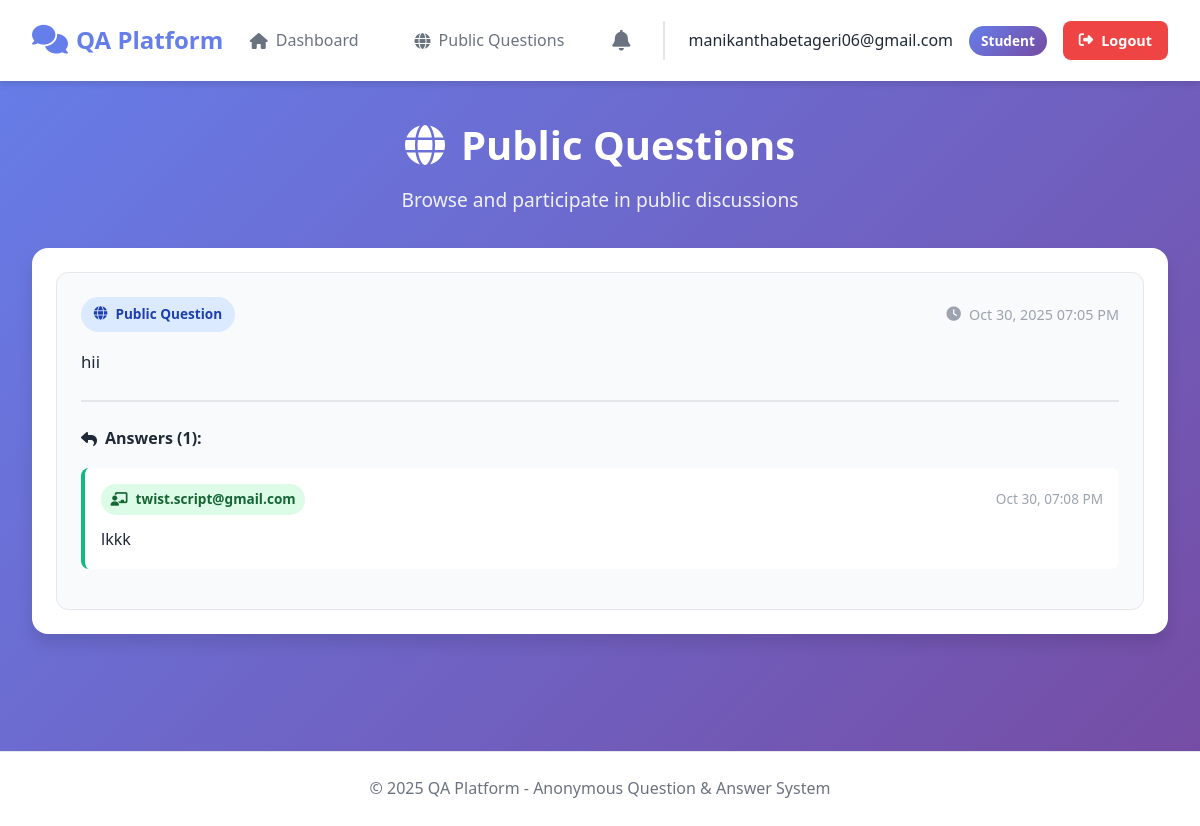
The app's page /public-questions (signed in) with its own data.
### models.py (models this page shows, shortened)
class User(UserMixin, db.Model):
    __tablename__ = 'users'
    id = db.Column(db.Integer, primary_key=True)
    email = db.Column(db.String(120), unique=True, nullable=False, index=True)
    password_hash = db.Column(db.String(255), nullable=False)
    user_type = db.Column(db.String(20), nullable=False)  # 'student' or 'staff'
    is_verified = db.Column(db.Boolean, default=False)
    is_blocked = db.Column(db.Boolean, default=False)
    created_at = db.Column(db.DateTime, default=datetime.utcnow)
    last_login = db.Column(db.DateTime)
    questions_asked = db.relationship('Question', backref='author', lazy=True, foreign_keys='Question.student_id')
    answers_given = db.relationship('Answer', backref='answerer', lazy=True)
    notifications = db.relationship('Notification', backref='recipient', lazy=True)

class Question(db.Model):
    __tablename__ = 'questions'
    id = db.Column(db.Integer, primary_key=True)
    content = db.Column(db.Text, nullable=False)
    is_public = db.Column(db.Boolean, default=True)
    student_id = db.Column(db.Integer, db.ForeignKey('users.id'), nullable=False)
    staff_id = db.Column(db.Integer, db.ForeignKey('users.id'), nullable=True)  # For private questions
    created_at = db.Column(db.DateTime, default=datetime.utcnow)
    is_answered = db.Column(db.Boolean, default=False)
    answers = db.relationship('Answer', backref='question', lazy=True, cascade='all, delete-orphan')

class Answer(db.Model):
    __tablename__ = 'answers'
    id = db.Column(db.Integer, primary_key=True)
    content = db.Column(db.Text, nullable=False)
    question_id = db.Column(db.Integer, db.ForeignKey('questions.id'), nullable=False)
    staff_id = db.Column(db.Integer, db.ForeignKey('users.id'), nullable=False)
    created_at = db.Column(db.DateTime, default=datetime.utcnow)

### routes.py (the view)
@main.route('/public-questions')
@login_required
def public_questions():
    questions = Question.query.filter_by(is_public=True)\
        .order_by(Question.created_at.desc()).all()
    return render_template('public_questions.html', questions=questions)

### templates/public_questions.html (shortened to what this page needs)
{% extends "base.html" %}
{% block content %}
<div class="dashboard-container">
    <div class="dashboard-header">
        <h1><i class="fas fa-globe"></i> Public Questions</h1>
        <p>Browse and participate in public discussions</p>
    </div>
    <div class="card">
        <div class="card-body">
            {% if questions %}
            <div class="questions-list">
                {% for question in questions %}
                <div class="question-item">
                    <div class="question-header">
                        <span class="question-badge public">
                            <i class="fas fa-globe"></i> Public Question
                        </span>
                        <span class="question-date">
                            <i class="fas fa-clock"></i>
                            {{ question.created_at.strftime('%b %d, %Y %I:%M %p') }}
                        </span>
                    </div>
                    <p class="question-content">{{ question.content }}</p>
                    {% if question.answers %}
                    <div class="answers-section">
                        <h4><i class="fas fa-reply"></i> Answers ({{ question.answers|length }}):</h4>
                        {% for answer in question.answers %}
                        <div class="answer-item">
                            <div class="answer-header">
                                <span class="answerer-badge">
                                    <i class="fas fa-chalkboard-teacher"></i>
                                    {{ answer.answerer.email }}
                                </span>
                                <span class="answer-date">
                                    {{ answer.created_at.strftime('%b %d, %I:%M %p') }}
                                </span>
                            </div>
                            <p>{{ answer.content }}</p>
                        </div>
                        {% endfor %}
                    </div>
                    {% else %}
                    <p class="no-answer">
                        <i class="fas fa-hourglass-half"></i> No answers yet
                    </p>
                    {% endif %}
                </div>
                {% endfor %}
            </div>
            {% else %}
            <p class="empty-state">
                <i class="fas fa-inbox"></i><br>
                No public questions available yet.
            </p>
            {% endif %}
        </div>
    </div>
</div>
{% endblock %}

### templates/base.html (shortened to what this page needs)
<!DOCTYPE html>
<html lang="en">
<head>
    <link rel="stylesheet" href="{{ url_for('static', filename='css/style.css') }}">
    <link rel="stylesheet" href="https://cdnjs.cloudflare.com/ajax/libs/font-awesome/6.4.0/css/all.min.css">
</head>
<body>
    {% if current_user.is_authenticated %}
    <nav class="navbar">
        <div class="nav-container">
            <div class="nav-brand">
                <i class="fas fa-comments"></i>
                <span>QA Platform</span>
            </div>
            <div class="nav-menu">
                <a href="{{ url_for('main.dashboard') }}" class="nav-link">
                    <i class="fas fa-home"></i> Dashboard
                </a>
                {% if current_user.user_type == 'student' %}
                <a href="{{ url_for('main.public_questions') }}" class="nav-link">
                    <i class="fas fa-globe"></i> Public Questions
                </a>
                {% else %}
                <a href="{{ url_for('main.public_questions') }}" class="nav-link">
                    <i class="fas fa-question-circle"></i> Answer Questions
                </a>
                {% endif %}
                <div class="notification-icon" id="notificationBell">
                    <i class="fas fa-bell"></i>
                </div>
                <div class="user-menu">
                    <span class="user-email">{{ current_user.email }}</span>
                    <span class="user-badge">{{ current_user.user_type.title() }}</span>
                    <a href="{{ url_for('auth.logout') }}" class="btn btn-logout">
                        <i class="fas fa-sign-out-alt"></i> Logout
                    </a>
                </div>
            </div>
        </div>
    </nav>
    {% endif %}
    <main class="main-content">
        {% block content %}{% endblock %}
    </main>
    <footer class="footer">
        <p>&copy; 2025 QA Platform - Anonymous Question & Answer System</p>
    </footer>
</body>
</html>

### records on screen
User: email "manikanthabetageri06@gmail.com", user_type "Student"
Question: created_at "Oct 30, 2025 07:05 PM", content "hii", answers|length "1"
Answer: answerer.email "twist.script@gmail.com", created_at "Oct 30, 07:08 PM", content "lkkk"
